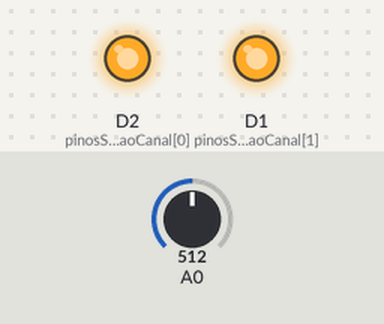
This sketch was run on a simulated ESP8266 (NodeMCU). Parts: output pins drawn as LEDs (lit = HIGH). The test bench sets the inputs (shaded band); at power-on: A0 = 512. What the sketch prints to the serial monitor is not drawn.

Above: at 0.1 s.
Timing chart, 0 to 1.6 s (numbered marks = the images above):
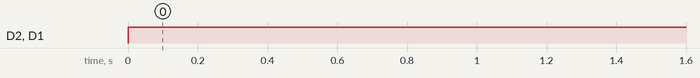

The sketch:

portas-analog-nodemcu-multiplex.ino
```cpp
// Programa: Ampliando as portas analógicas do NodeMCU com multiplexador
// Autor : Leandro Chernicharo (p/ FILIPEFLOP.COM)

/*
 * Constante com o número de pinos (bits) do multiplexador
 * que serão utilizados para controlar a porta selecionada.
 * Caso você use um multiplexador diferente do que eu usei,
 * como o 74HC4051, por exemplo, que usa 3 bits para isso,
 * basta alterar aqui.
*/
#define NUM_PINOS_SELECAO_CANAL 2

/*
 * Pinos dos sensores analógicos. Os números representam as
 * portas dentro do multiplexador. Neste caso aqui, seria o
 * seguinte:
 *  SOM_PIN está na porta 2 de um dos canais (X2 ou Y2)
 *  LDR_PIN está na porta 3 de um dos canais (X3 ou Y3)
 * Estas constantes são utilizadas para controlar a abertura
 * correspondente antes da leitura dos dados do sensor.
 */
#define SOM_PIN 2
#define LDR_PIN 3

/*
 * Vetor com os pinos de seleção de canal no multiplexador.
 * Cada porta no vetor representa o pino ao qual está conectada:
 * D2 -> Pino A
 * D1 -> Pino B
 */
const int pinosSelecaoCanal[] = {D2, D1};

void setup() {
  Serial.begin(9600);
  initPinosSelecaoCanal();
}

void loop() {
  /*
   * Antes da leitura dos dados na porta analógica (A0) do
   * NodeMCU, é preciso definir qual porta do multiplexador
   * será lida. Assim, sempre chamamos a função correspondente
   * para realizar essa tarefa para nós.
   */
  ativarPortaAnalogica(SOM_PIN);
  int som = analogRead(A0);

  /*
   * Observe que a leitura é feita sempre na mesma porta
   * física do NodeMCU. O que vai mudar é a origem do sinal
   * a partir do multiplexador.
   */
  ativarPortaAnalogica(LDR_PIN);
  int luz = analogRead(A0);

  Serial.print("Som: ");
  Serial.print(som);
  Serial.print("\tLuz: ");
  Serial.println(luz);

  delay(5000);
}

/*
 * Esta função abre a porta do multiplexador que desejamos
 * utilizar a partir do número do pino passado para ela. É
 * por isso que definimos as constantes dessas portas no
 * início do programa.
 */
void ativarPortaAnalogica(int porta) {
  /*
   * De acordo com a tabela de portas do 74HC4052,
   * a porta 2 (som) é aberta com o pino A LOW e o pino
   * B HIGH. A porta 3 (luz) é aberta com os A e B HIGH.
   */
  if(porta == SOM_PIN) {
      digitalWrite(pinosSelecaoCanal[0], LOW);
      digitalWrite(pinosSelecaoCanal[1], HIGH);

  } else {
      digitalWrite(pinosSelecaoCanal[0], HIGH);
      digitalWrite(pinosSelecaoCanal[1], HIGH);
  }
}

/*
 * Esta função é muito importante. Ela coloca todas as portas
 * digitais do NodeMCU utilizadas para controlar os pinos
 * (A e B, neste caso) em modo de saída (OUTPUT). Dependendo
 * da porta que você escolher, seu comportamento padrão pode
 * ser o de entrada (INPUT), o que fará com que o programa não
 * funcione corretamente. Assim, para garantir o funcionamento
 * independente da porta, sempre chame esta função no setup.
 */
void initPinosSelecaoCanal() {
  for(int i = 0; i < NUM_PINOS_SELECAO_CANAL; i++) {
    pinMode(pinosSelecaoCanal[i], OUTPUT);
  }
}
```

Measured:
- by itself, D2 (pinosSelecaoCanal[0]), D1 (pinosSelecaoCanal[1]): LOW → HIGH at 0.00 s
